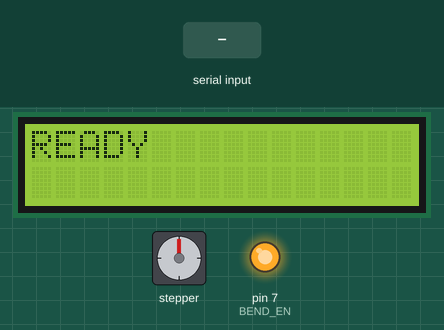
This sketch was run on a simulated Arduino Uno, built with avr-gcc and run on an emulated ATmega328P. Shown: 16×2 character LCD, stepper motor, output pins drawn as LEDs (lit = HIGH). Inputs (shaded band) come from the test bench. Stepper angles assume 200 steps per turn; what the sketch prints to the serial monitor is not drawn.

Above: at 1.2 s.
1.3 s: "90,45\n" received over Serial
At 3.5 s:
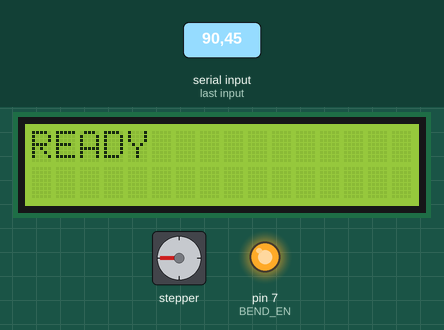
3.8 s: "30,150\n" received over Serial
At 4.4 s:
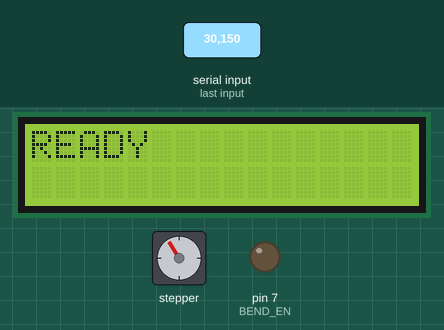
6.3 s: "5\n" received over Serial
At 6.8 s:
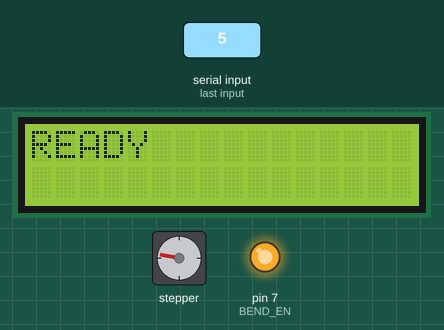
7.9 s: "200\n" received over Serial
At 10.2 s:
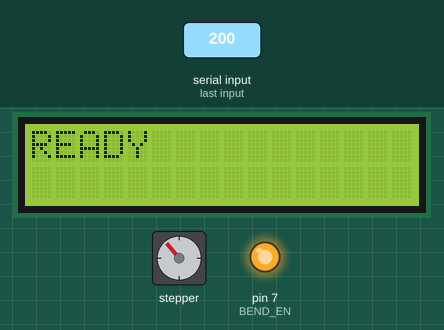
10.5 s: "90\n" received over Serial
At 12.0 s:
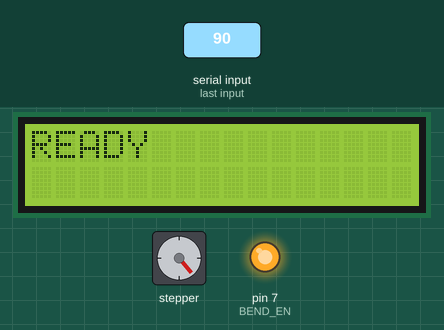
12.6 s: "90,45\n" received over Serial
At 15.0 s:
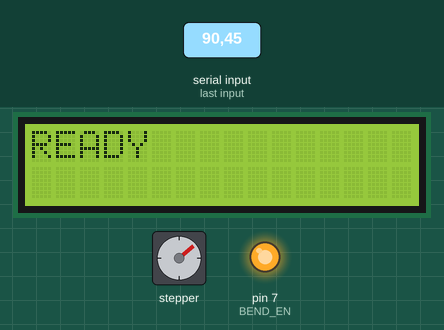
Timing chart, 0 to 16.2 s (numbered marks = the images above; inputs shaded):
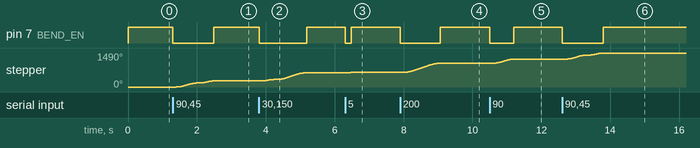

The sketch:

motorTest.ino
```cpp
#include <LiquidCrystal.h>
#include <AccelStepper.h>

// STRUCTS
struct actionItem
{
   byte action;
   int actionAmount;
};
typedef struct actionItem ActionItem;

// CONSTANTS
const float BEND_STEP_DEG = 0.9;
const byte BEND_EN = 7;
const byte STATE_READY = 0;
const byte STATE_END = 3;

// VARIABLES
LiquidCrystal lcd(13, 12, 11, 10, 9, 8);
AccelStepper bendStepper(1, 5, 6);
byte runState;
//long prevFeedDist;
//long prevBendDist;

// Setup
void setup() {
  Serial.begin(9600); // set up Serial library at 9600 bps

//  pinMode(FEED_EN, OUTPUT);
  pinMode(BEND_EN, OUTPUT);

//  bendStepper.setEnablePin(BEND_EN);
//  bendStepper.setPinsInverted(false,false,true);
  bendStepper.setSpeed(300);
  bendStepper.setMaxSpeed(300);
  bendStepper.setAcceleration(900);
  digitalWrite(BEND_EN, HIGH);
//  bendStepper.disableOutputs();

//  prevFeedDist = 0;
//  prevBendDist = 0;

  runState = STATE_READY;

  lcd.begin(16, 2);
  lcd.setCursor(0, 0);
  lcd.print("READY");
}

// Main Loop
void loop() {
  if (runState == STATE_READY) {
    if (Serial.available() > 0) {
      int actionAmount = Serial.parseInt();
      if (actionAmount != 0) {
        Serial.println("STARTING");

        runState = STATE_END;
        Serial.print("bending ");
        Serial.print(actionAmount);
        Serial.println("deg");

        bendStepper.move(degToStepsBend(actionAmount));
//        bendStepper.setSpeed(300);
//        bendStepper.enableOutputs();
        digitalWrite(BEND_EN, LOW);
        delay(100);

//        Serial.setTimeout(500);
      }
    }
  } else if (runState = STATE_END) {

    // MOVE THE MOTORS
//    prevFeedDist = feedStepper.distanceToGo();
//    prevBendDist = bendStepper.distanceToGo();
    if (bendStepper.distanceToGo() != 0) {
      bendStepper.run();
    }
    else {
      Serial.println("COMPLETE");

      runState = STATE_READY;
//      prevFeedDist = 0;
//      prevBendDist = 0;
//      bendStepper.disableOutputs();
      digitalWrite(BEND_EN, HIGH);
    }
  }
}

long degToStepsBend(int deg) {
  if(deg > 0) {
    return (long) (deg/BEND_STEP_DEG + 0.5);
  } else {
    return (long) (deg/BEND_STEP_DEG - 0.5);
  }
}

/*
 * Debug serial print statements
 */
//void debug() {
//  Serial.print("\t\t\t\tcur: ");
//  Serial.print(currentActionIndex);
//  Serial.print("\twri: ");
//  Serial.print(writeActionIndex);
//  Serial.print("\t\tact: ");
//  Serial.println(queue[currentActionIndex].action);
//}
```

Measured:
- after the input at 1.3 s, pin 7 (BEND_EN): HIGH → LOW at once, → HIGH 1.2 s later; stepper: turns 270° clockwise in 1.1 s, starting after 0.10 s
- after the input at 3.8 s, pin 7 (BEND_EN): HIGH → LOW at once, → HIGH 1.4 s later; stepper: turns 360° clockwise in 1.3 s, starting after 0.10 s
- after the input at 6.3 s, pin 7 (BEND_EN): HIGH → LOW at once, → HIGH 0.18 s later; stepper: turns 10° clockwise, starting after 0.10 s
- after the input at 7.9 s, pin 7 (BEND_EN): HIGH → LOW at once, → HIGH 1.2 s later; stepper: turns 400° clockwise in 1.1 s, starting after 0.10 s
- after the input at 10.5 s, pin 7 (BEND_EN): HIGH → LOW at once, → HIGH 0.69 s later; stepper: turns 180° clockwise in 0.59 s, starting after 0.10 s
- after the input at 12.6 s, pin 7 (BEND_EN): HIGH → LOW at once, → HIGH 1.2 s later; stepper: turns 270° clockwise in 1.1 s, starting after 0.10 s
